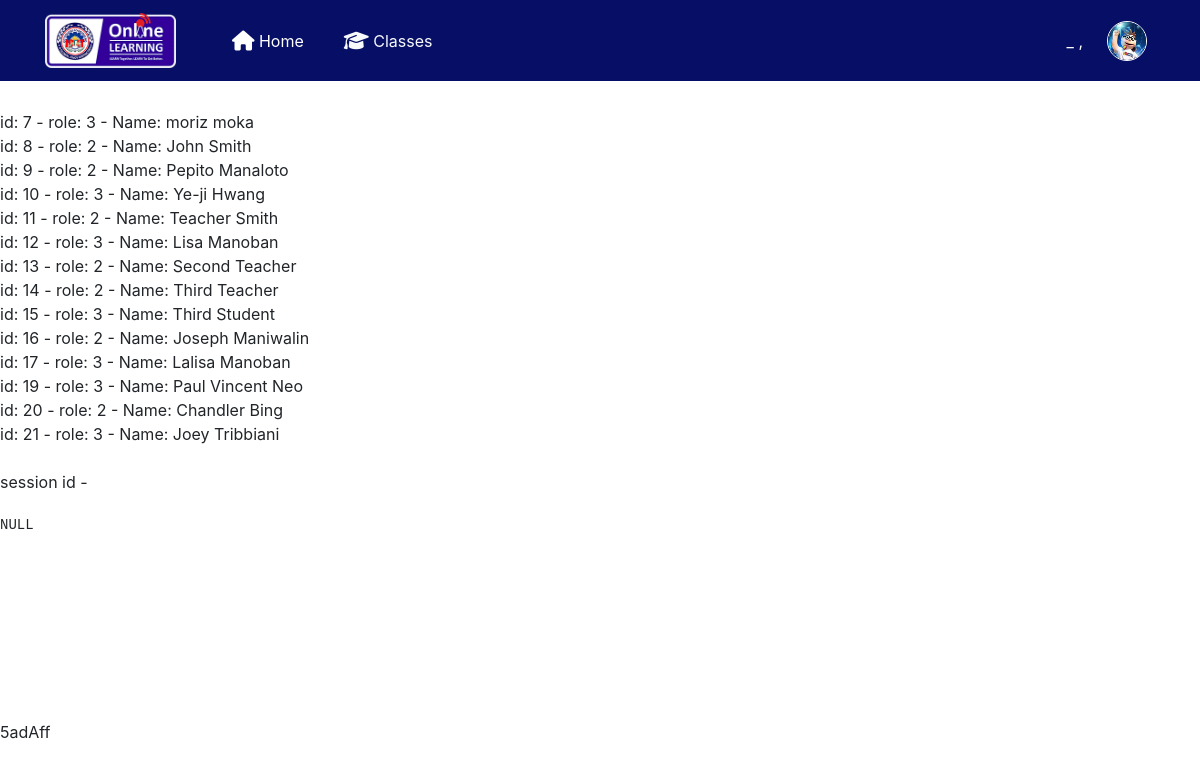
Screenshot of /samp.php with the database file from the repository.
### tables this page shows
CREATE TABLE `users` (
  `usersId` int(11) NOT NULL,
  `usersCID` varchar(128) NOT NULL COMMENT '1 = admin, 2 = teacher, 3 = student',
  `usersFName` varchar(128) NOT NULL,
  `usersLName` varchar(128) NOT NULL,
  `usersEmail` varchar(128) NOT NULL,
  `usersUid` varchar(128) NOT NULL,
  `usersPwd` varchar(255) NOT NULL
);

### samp.php (the view, shortened to what this page needs)
<?php
  include_once 'header.php';
  include_once 'navbarsession.php';
$sql = "SELECT usersId, usersCID, usersFName, usersLName FROM users";
$result = mysqli_query($conn, $sql);
if (mysqli_num_rows($result) > 0) {
  while($row = mysqli_fetch_assoc($result)) {
    echo "id: " . $row["usersId"]. " - role: " . $row["usersCID"]. " - Name: " . $row["usersFName"]. " " . $row["usersLName"]. "<br>";
  }
} else {
  echo "0 results";
}
echo "<br> session id - " . session_id();
echo '<pre><br>';
var_dump($_SESSION);
echo '</pre>';
echo $_SESSION["userid"] . '<br>';
echo $_SESSION["useruid"] . "<br>";
echo $_SESSION["usercid"] . "<br>";
echo $_SESSION["userfname"] . "<br>";
echo $_SESSION["userlname"] . "<br>";
echo $_SESSION["useremail"] . "<br>";
echo $usrfname . "<br>";
function generateRandomString($length = 6) {
    $characters = '0123456789abcdefghijklmnopqrstuvwxyzABCDEFGHIJKLMNOPQRSTUVWXYZ';
    $charactersLength = strlen($characters);
    $randomString = '';
    for ($i = 0; $i < $length; $i++) {
        $randomString .= $characters[rand(0, $charactersLength - 1)];
    }
    return $randomString;
}
echo generateRandomString();
include_once 'footer2.php';
 ?>

### header.php (shortened to what this page needs)
<!DOCTYPE html>
<html>
<head>
<link rel="stylesheet" href="https://cdn.jsdelivr.net/npm/bootstrap@4.6.1/dist/css/bootstrap.min.css">
<link href="css/main.css" rel="stylesheet" type="text/css">
</head>

### navbarsession.php (shortened to what this page needs)
<nav class="navbar navbar-expand-lg fixed-top navbar-dark py-2" style="background-color: #060F65;">
      <div class="container">
		  <a class="navbar-brand mr-5 mb-0 h1" href="dashboard.php">
		  <img src="images/icctonline3.png" width="100%" height="55" alt="icct_online_logo"></a>
		  <div class="collapse navbar-collapse" id="navbarsExampleDefault">
			  <ul class="navbar-nav mr-auto">
				  <li class="nav-item active mr-4">
					  <a class="nav-link" href="dashboard.php"><i class="fa fa-home fa-lg"></i> Home<span class="sr-only">(current)</span></a>
				  </li>
				  <li class="nav-item">
					  <a class="nav-link text-light mr-4" href="<?php
            if ($usrcid == '2') {
              echo 'class/teacher_classes.php';
            }elseif ($usrcid == '3'){
              echo 'class/student_classes.php';
            }
             ?>"><i class="fa fa-mortar-board fa-lg"></i> Classes</a>
				  </li>
			  </ul>
			  <ul class="navbar-nav">
          <li class="nav-item mt-3"><p class=" text-white text-uppercase mr-3"><?php echo $usruid . '_ ' . $usrlname . ", " . $usrfname; ?></p></p></li>
			  </ul>
			  <ul class="navbar-nav">
				  <li class="nav-item dropdown">
					  <a class="nav-link text-light" href="#" id="dropdown01" data-toggle="dropdown" aria-haspopup="true" aria-expanded="false"><img src="images/williemascot.png" class="img-fluid rounded-circle border border-white" alt="willie_mascot" width="40" style="vertical-align: middle; border-width: 1px !important"></a>
				  </li>
			  </ul>
		  </div>
		</div>
	</nav>

### footer2.php (shortened to what this page needs)
</body>
</html>

### rows the page displays
users: usersId "7", usersCID "3", usersFName "moriz", usersLName "moka"
users: usersId "8", usersCID "2", usersFName "John", usersLName "Smith"
users: usersId "9", usersCID "2", usersFName "Pepito", usersLName "Manaloto"
users: usersId "10", usersCID "3", usersFName "Ye-ji", usersLName "Hwang"
users: usersId "11", usersCID "2", usersFName "Teacher", usersLName "Smith"
users: usersId "12", usersCID "3", usersFName "Lisa", usersLName "Manoban"
users: usersId "13", usersCID "2", usersFName "Second", usersLName "Teacher"
users: usersId "14", usersCID "2", usersFName "Third", usersLName "Teacher"
users: usersId "15", usersCID "3", usersFName "Third", usersLName "Student"
users: usersId "16", usersCID "2", usersFName "Joseph", usersLName "Maniwalin"
users: usersId "17", usersCID "3", usersFName "Lalisa", usersLName "Manoban"
users: usersId "19", usersCID "3", usersFName "Paul Vincent", usersLName "Neo"
users: usersId "20", usersCID "2", usersFName "Chandler", usersLName "Bing"
users: usersId "21", usersCID "3", usersFName "Joey", usersLName "Tribbiani"

### other values shown
generateRandomString() "5adAff"
